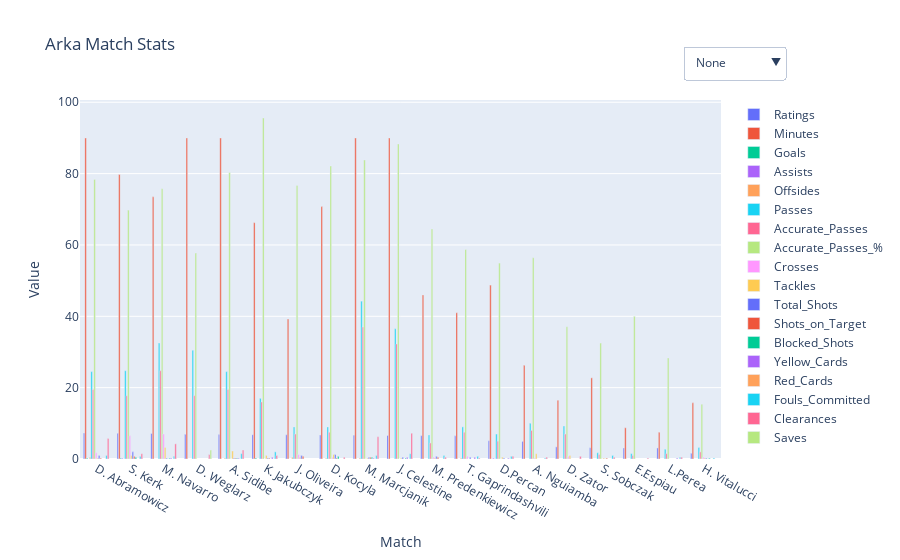

Write notebook code for a chart like this one.
### Code cell
fig = go.Figure()

# List of metrics to plot
metrics = ['Ratings', 'Minutes', 'Goals', 'Assists', 'Offsides', 'Passes',
       'Accurate_Passes', 'Accurate_Passes_%', 'Crosses', 'Tackles',
       'Total_Shots', 'Shots_on_Target', 'Blocked_Shots', 'Yellow_Cards',
       'Red_Cards', 'Fouls_Committed', 'Clearances', 'Saves']

# Add traces for each metric
for metric in metrics:
    filtered_data = data[data[metrics] >  0]
    sorted_df = filtered_data.sort_values(by=metric, ascending=False)
    
    fig.add_trace(go.Bar(x=sorted_df.index, y=sorted_df[metric], name=metric))


# Define visibility matrix
n = len(metrics)
visibility_matrix = {
    "None": [False] * n,
    "AVG Rating": [metric in ['Ratings'] for metric in metrics],
    "Minutes": [metric in ['Minutes'] for metric in metrics],
    "Passes": [metric in ['Passes', 'Accurate_Passes', 'Accurate_Passes_%', 'Crosses'] for metric in metrics],
    "Attack": [metric in ['Goals', 'Assists', 'Total_Shots', 'Shots_on_Target', 'Shots_Inside_Box', 'Shots_Outside_Box'] for metric in metrics],
    "Defense": [metric in ['Tackles', 'Fouls_Drawn', 'Fouls_Committed', 'Saves'] for metric in metrics],
    "Cards": [metric in ['Yellow_Cards', 'Red_Cards'] for metric in metrics],
    "All": [True] * n
}

# Create buttons
buttons = [
    dict(label=label,
         method="update",
         args=[{"visible": visibility},
               {"title": f"Arka Match Stats: {label}"}])
    for label, visibility in visibility_matrix.items()
]

# Add dropdown to figure
fig.update_layout(
    updatemenus=[dict(
        active=0,
        buttons=buttons,
        x=1.1,
        y=1.15
    )],
    title="Arka Match Stats",
    xaxis_title="Match",
    yaxis_title="Value",
    barmode='group'
)

fig.show()
fig.write_html("Arka_stats_players_AVG.html")

### Figure 1 — Plotly figure (JSON) as saved in the notebook; plotly's stock layout.template omitted (floating-point values rounded to 4 significant figures)
{"data": [{"name": "Ratings", "type": "bar", "x": ["D. Abramowicz", "S. Kerk", "M. Navarro", "D. Weglarz", "A. Sidibe", "K. Jakubczyk", "J. Oliveira", "D. Kocyla", "M. Marcjanik", "J. Celestine", "M. Predenkiewicz", "T. Gaprindashvili", "D.Percan", "A. Nguiamba", "D. Zator", "S. Sobczak", "E.Espiau", "L.Perea", "H. Vitalucci"], "y": [7.27, 7.21, 7.15, 6.94, 6.84, 6.82, 6.8, 6.74, 6.69, 6.6, 6.55, 6.5, 5.13, 4.94, 3.4, 3.17, 3.11, 3.1, 1.61]}, {"name": "Minutes", "type": "bar", "x": ["D. Abramowicz", "M. Marcjanik", "J. Celestine", "A. Sidibe", "D. Weglarz", "S. Kerk", "M. Navarro", "D. Kocyla", "K. Jakubczyk", "D.Percan", "M. Predenkiewicz", "T. Gaprindashvili", "J. Oliveira", "A. Nguiamba", "S. Sobczak", "D. Zator", "H. Vitalucci", "E.Espiau", "L.Perea"], "y": [90.0, 90.0, 90.0, 90.0, 90.0, 79.75, 73.5, 70.75, 66.25, 48.75, 46.0, 41.0, 39.25, 26.25, 22.75, 16.5, 15.75, 8.75, 7.5]}, {"name": "Goals", "type": "bar", "x": ["D. Abramowicz", "S. Kerk", "K. Jakubczyk", "J. Oliveira", "A. Nguiamba", "D. Zator", "D. Kocyla", "D. Weglarz", "M. Navarro", "T. Gaprindashvili", "D.Percan", "M. Marcjanik", "A. Sidibe", "H. Vitalucci", "J. Celestine", "S. Sobczak", "M. Predenkiewicz", "L.Perea", "E.Espiau"], "y": [0.25, 0.25, 0.25, NaN, NaN, NaN, NaN, NaN, NaN, NaN, NaN, NaN, NaN, NaN, NaN, NaN, NaN, NaN, NaN]}, {"name": "Assists", "type": "bar", "x": ["S. Kerk", "D.Percan", "D. Abramowicz", "J. Oliveira", "A. Nguiamba", "D. Zator", "K. Jakubczyk", "D. Kocyla", "D. Weglarz", "M. Navarro", "T. Gaprindashvili", "M. Marcjanik", "A. Sidibe", "H. Vitalucci", "J. Celestine", "S. Sobczak", "M. Predenkiewicz", "L.Perea", "E.Espiau"], "y": [0.25, 0.25, NaN, NaN, NaN, NaN, NaN, NaN, NaN, NaN, NaN, NaN, NaN, NaN, NaN, NaN, NaN, NaN, NaN]}, {"name": "Offsides", "type": "bar", "x": ["D. Abramowicz", "J. Oliveira", "D. Kocyla", "T. Gaprindashvili", "M. Marcjanik", "A. Sidibe", "S. Kerk", "A. Nguiamba", "D. Zator", "K. Jakubczyk", "D. Weglarz", "M. Navarro", "D.Percan", "H. Vitalucci", "J. Celestine", "S. Sobczak", "M. Predenkiewicz", "L.Perea", "E.Espiau"], "y": [0.5, 0.5, 0.25, 0.25, 0.25, 0.25, NaN, NaN, NaN, NaN, NaN, NaN, NaN, NaN, NaN, NaN, NaN, NaN, NaN]}, {"name": "Passes", "type": "bar", "x": ["M. Marcjanik", "J. Celestine", "M. Navarro", "D. Weglarz", "S. Kerk", "D. Abramowicz", "A. Sidibe", "K. Jakubczyk", "A. Nguiamba", "D. Zator", "T. Gaprindashvili", "D. Kocyla", "J. Oliveira", "D.Percan", "M. Predenkiewicz", "H. Vitalucci", "L.Perea", "S. Sobczak", "E.Espiau"], "y": [44.25, 36.5, 32.5, 30.5, 24.75, 24.5, 24.5, 17.0, 10.0, 9.25, 9.0, 9.0, 9.0, 7.0, 6.75, 3.25, 2.75, 1.75, 1.5]}, {"name": "Accurate_Passes", "type": "bar", "x": ["M. Marcjanik", "J. Celestine", "M. Navarro", "D. Abramowicz", "A. Sidibe", "S. Kerk", "D. Weglarz", "K. Jakubczyk", "A. Nguiamba", "T. Gaprindashvili", "D. Kocyla", "D. Zator", "J. Oliveira", "D.Percan", "M. Predenkiewicz", "H. Vitalucci", "L.Perea", "S. Sobczak", "E.Espiau"], "y": [37.0, 32.25, 24.75, 19.5, 19.5, 17.75, 17.75, 16.0, 8.0, 7.5, 7.5, 7.0, 7.0, 5.0, 4.5, 2.0, 1.5, 1.25, 1.0]}, {"name": "Accurate_Passes_%", "type": "bar", "x": ["K. Jakubczyk", "J. Celestine", "M. Marcjanik", "D. Kocyla", "A. Sidibe", "D. Abramowicz", "J. Oliveira", "M. Navarro", "S. Kerk", "M. Predenkiewicz", "T. Gaprindashvili", "D. Weglarz", "A. Nguiamba", "D.Percan", "E.Espiau", "D. Zator", "S. Sobczak", "L.Perea", "H. Vitalucci"], "y": [95.6, 88.31, 83.82, 82.14, 80.31, 78.38, 76.67, 75.77, 69.77, 64.49, 58.71, 57.71, 56.42, 54.92, 40.0, 37.1, 32.5, 28.33, 15.38]}, {"name": "Crosses", "type": "bar", "x": ["M. Navarro", "S. Kerk", "D. Abramowicz", "J. Oliveira", "D. Zator", "T. Gaprindashvili", "D. Kocyla", "H. Vitalucci", "M. Predenkiewicz", "A. Nguiamba", "K. Jakubczyk", "D. Weglarz", "D.Percan", "M. Marcjanik", "A. Sidibe", "J. Celestine", "S. Sobczak", "L.Perea", "E.Espiau"], "y": [7.0, 6.5, 1.75, 1.25, 0.75, 0.75, 0.5, 0.5, 0.5, 0.25, NaN, NaN, NaN, NaN, NaN, NaN, NaN, NaN, NaN]}, {"name": "Tackles", "type": "bar", "x": ["M. Navarro", "A. Sidibe", "A. Nguiamba", "D. Kocyla", "S. Kerk", "D. Zator", "K. Jakubczyk", "J. Oliveira", "D.Percan", "D. Abramowicz", "M. Marcjanik", "H. Vitalucci", "J. Celestine", "S. Sobczak", "M. Predenkiewicz", "D. Weglarz", "T. Gaprindashvili", "L.Perea", "E.Espiau"], "y": [3.25, 2.25, 1.5, 1.25, 1.0, 1.0, 1.0, 0.5, 0.5, 0.25, 0.25, 0.25, 0.25, 0.25, 0.25, NaN, NaN, NaN, NaN]}, {"name": "Total_Shots", "type": "bar", "x": ["S. Kerk", "D. Kocyla", "D. Abramowicz", "J. Oliveira", "M. Predenkiewicz", "T. Gaprindashvili", "M. Marcjanik", "J. Celestine", "K. Jakubczyk", "M. Navarro", "D.Percan", "A. Sidibe", "H. Vitalucci", "A. Nguiamba", "D. Zator", "D. Weglarz", "S. Sobczak", "L.Perea", "E.Espiau"], "y": [2.0, 1.25, 1.0, 1.0, 0.75, 0.5, 0.5, 0.5, 0.25, 0.25, 0.25, 0.25, 0.25, NaN, NaN, NaN, NaN, NaN, NaN]}, {"name": "Shots_on_Target", "type": "bar", "x": ["S. Kerk", "J. Oliveira", "M. Marcjanik", "M. Predenkiewicz", "D. Abramowicz", "K. Jakubczyk", "D. Kocyla", "A. Sidibe", "S. Sobczak", "A. Nguiamba", "D. Zator", "D. Weglarz", "M. Navarro", "T. Gaprindashvili", "D.Percan", "H. Vitalucci", "J. Celestine", "L.Perea", "E.Espiau"], "y": [0.75, 0.75, 0.5, 0.5, 0.25, 0.25, 0.25, 0.25, 0.25, NaN, NaN, NaN, NaN, NaN, NaN, NaN, NaN, NaN, NaN]}, {"name": "Blocked_Shots", "type": "bar", "x": ["D. Kocyla", "S. Kerk", "M. Marcjanik", "M. Navarro", "A. Sidibe", "H. Vitalucci", "J. Celestine", "D. Abramowicz", "J. Oliveira", "A. Nguiamba", "D. Zator", "K. Jakubczyk", "D. Weglarz", "T. Gaprindashvili", "D.Percan", "S. Sobczak", "M. Predenkiewicz", "L.Perea", "E.Espiau"], "y": [0.75, 0.5, 0.5, 0.25, 0.25, 0.25, 0.25, NaN, NaN, NaN, NaN, NaN, NaN, NaN, NaN, NaN, NaN, NaN, NaN]}, {"name": "Yellow_Cards", "type": "bar", "x": ["K. Jakubczyk", "T. Gaprindashvili", "J. Celestine", "M. Navarro", "D.Percan", "M. Marcjanik", "A. Sidibe", "L.Perea", "D. Abramowicz", "S. Kerk", "J. Oliveira", "A. Nguiamba", "D. Zator", "D. Kocyla", "D. Weglarz", "H. Vitalucci", "S. Sobczak", "M. Predenkiewicz", "E.Espiau"], "y": [0.5, 0.5, 0.5, 0.25, 0.25, 0.25, 0.25, 0.25, NaN, NaN, NaN, NaN, NaN, NaN, NaN, NaN, NaN, NaN, NaN]}, {"name": "Red_Cards", "type": "bar", "x": ["D. Abramowicz", "S. Kerk", "J. Oliveira", "A. Nguiamba", "D. Zator", "K. Jakubczyk", "D. Kocyla", "D. Weglarz", "M. Navarro", "T. Gaprindashvili", "D.Percan", "M. Marcjanik", "A. Sidibe", "H. Vitalucci", "J. Celestine", "S. Sobczak", "M. Predenkiewicz", "L.Perea", "E.Espiau"], "y": [NaN, NaN, NaN, NaN, NaN, NaN, NaN, NaN, NaN, NaN, NaN, NaN, NaN, NaN, NaN, NaN, NaN, NaN, NaN]}, {"name": "Fouls_Committed", "type": "bar", "x": ["K. Jakubczyk", "A. Sidibe", "J. Celestine", "D. Abramowicz", "M. Marcjanik", "S. Sobczak", "M. Predenkiewicz", "S. Kerk", "M. Navarro", "T. Gaprindashvili", "D.Percan", "L.Perea", "A. Nguiamba", "H. Vitalucci", "J. Oliveira", "D. Zator", "D. Kocyla", "D. Weglarz", "E.Espiau"], "y": [2.0, 1.5, 1.5, 1.0, 1.0, 1.0, 1.0, 0.75, 0.75, 0.75, 0.75, 0.5, 0.25, 0.25, NaN, NaN, NaN, NaN, NaN]}, {"name": "Clearances", "type": "bar", "x": ["J. Celestine", "M. Marcjanik", "D. Abramowicz", "M. Navarro", "A. Sidibe", "S. Kerk", "D. Weglarz", "K. Jakubczyk", "D. Zator", "D.Percan", "L.Perea", "A. Nguiamba", "D. Kocyla", "S. Sobczak", "M. Predenkiewicz", "T. Gaprindashvili", "E.Espiau", "J. Oliveira", "H. Vitalucci"], "y": [7.25, 6.25, 5.75, 4.25, 2.5, 1.5, 1.25, 1.0, 0.75, 0.75, 0.5, 0.5, 0.5, 0.5, 0.5, 0.25, 0.25, NaN, NaN]}, {"name": "Saves", "type": "bar", "x": ["D. Weglarz", "D. Abramowicz", "S. Kerk", "J. Oliveira", "A. Nguiamba", "D. Zator", "K. Jakubczyk", "D. Kocyla", "M. Navarro", "T. Gaprindashvili", "D.Percan", "M. Marcjanik", "A. Sidibe", "H. Vitalucci", "J. Celestine", "S. Sobczak", "M. Predenkiewicz", "L.Perea", "E.Espiau"], "y": [2.5, NaN, NaN, NaN, NaN, NaN, NaN, NaN, NaN, NaN, NaN, NaN, NaN, NaN, NaN, NaN, NaN, NaN, NaN]}], "layout": {"barmode": "group", "title": {"text": "Arka Match Stats"}, "updatemenus": [{"active": 0, "buttons": [{"args": [{"visible": [false, false, false, false, false, false, false, false, false, false, false, false, false, false, false, false, false, false]}, {"title": "Arka Match Stats: None"}], "label": "None", "method": "update"}, {"args": [{"visible": [true, false, false, false, false, false, false, false, false, false, false, false, false, false, false, false, false, false]}, {"title": "Arka Match Stats: AVG Rating"}], "label": "AVG Rating", "method": "update"}, {"args": [{"visible": [false, true, false, false, false, false, false, false, false, false, false, false, false, false, false, false, false, false]}, {"title": "Arka Match Stats: Minutes"}], "label": "Minutes", "method": "update"}, {"args": [{"visible": [false, false, false, false, false, true, true, true, true, false, false, false, false, false, false, false, false, false]}, {"title": "Arka Match Stats: Passes"}], "label": "Passes", "method": "update"}, {"args": [{"visible": [false, false, true, true, false, false, false, false, false, false, true, true, false, false, false, false, false, false]}, {"title": "Arka Match Stats: Attack"}], "label": "Attack", "method": "update"}, {"args": [{"visible": [false, false, false, false, false, false, false, false, false, true, false, false, false, false, false, true, false, true]}, {"title": "Arka Match Stats: Defense"}], "label": "Defense", "method": "update"}, {"args": [{"visible": [false, false, false, false, false, false, false, false, false, false, false, false, false, true, true, false, false, false]}, {"title": "Arka Match Stats: Cards"}], "label": "Cards", "method": "update"}, {"args": [{"visible": [true, true, true, true, true, true, true, true, true, true, true, true, true, true, true, true, true, true]}, {"title": "Arka Match Stats: All"}], "label": "All", "method": "update"}], "x": 1.1, "y": 1.15}], "xaxis": {"title": {"text": "Match"}}, "yaxis": {"title": {"text": "Value"}}}}
